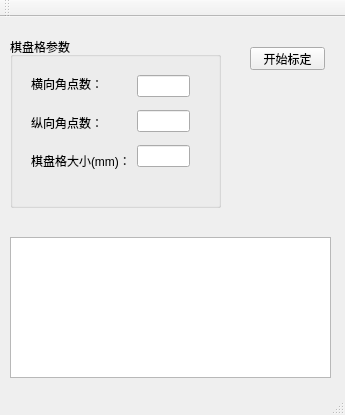
<?xml version="1.0" encoding="UTF-8"?>
<ui version="4.0">
 <class>MainWindow</class>
 <widget class="QMainWindow" name="MainWindow">
  <property name="geometry">
   <rect>
    <x>0</x>
    <y>0</y>
    <width>345</width>
    <height>415</height>
   </rect>
  </property>
  <property name="windowTitle">
   <string>MainWindow</string>
  </property>
  <widget class="QWidget" name="centralWidget">
   <widget class="QGroupBox" name="groupBox">
    <property name="geometry">
     <rect>
      <x>10</x>
      <y>20</y>
      <width>211</width>
      <height>171</height>
     </rect>
    </property>
    <property name="title">
     <string>棋盘格参数</string>
    </property>
    <widget class="QWidget" name="layoutWidget">
     <property name="geometry">
      <rect>
       <x>10</x>
       <y>20</y>
       <width>181</width>
       <height>131</height>
      </rect>
     </property>
     <layout class="QHBoxLayout" name="horizontalLayout">
      <item>
       <layout class="QVBoxLayout" name="verticalLayout">
        <item>
         <widget class="QLabel" name="label">
          <property name="text">
           <string>横向角点数：</string>
          </property>
         </widget>
        </item>
        <item>
         <widget class="QLabel" name="label_2">
          <property name="text">
           <string>纵向角点数：</string>
          </property>
         </widget>
        </item>
        <item>
         <widget class="QLabel" name="label_3">
          <property name="text">
           <string>棋盘格大小(mm)：</string>
          </property>
         </widget>
        </item>
       </layout>
      </item>
      <item>
       <layout class="QVBoxLayout" name="verticalLayout_2">
        <item>
         <widget class="QLineEdit" name="lineEdit_boardX"/>
        </item>
        <item>
         <widget class="QLineEdit" name="lineEdit_boardY"/>
        </item>
        <item>
         <widget class="QLineEdit" name="lineEdit_boardSize"/>
        </item>
       </layout>
      </item>
     </layout>
    </widget>
   </widget>
   <widget class="QPushButton" name="startBtn">
    <property name="geometry">
     <rect>
      <x>250</x>
      <y>30</y>
      <width>75</width>
      <height>23</height>
     </rect>
    </property>
    <property name="text">
     <string>开始标定</string>
    </property>
   </widget>
   <widget class="QTextEdit" name="textEdit">
    <property name="geometry">
     <rect>
      <x>10</x>
      <y>220</y>
      <width>321</width>
      <height>141</height>
     </rect>
    </property>
   </widget>
  </widget>
  <widget class="QMenuBar" name="menuBar">
   <property name="geometry">
    <rect>
     <x>0</x>
     <y>0</y>
     <width>345</width>
     <height>23</height>
    </rect>
   </property>
  </widget>
  <widget class="QToolBar" name="mainToolBar">
   <attribute name="toolBarArea">
    <enum>TopToolBarArea</enum>
   </attribute>
   <attribute name="toolBarBreak">
    <bool>false</bool>
   </attribute>
  </widget>
  <widget class="QStatusBar" name="statusBar"/>
 </widget>
 <layoutdefault spacing="6" margin="11"/>
 <resources/>
 <connections/>
</ui>
